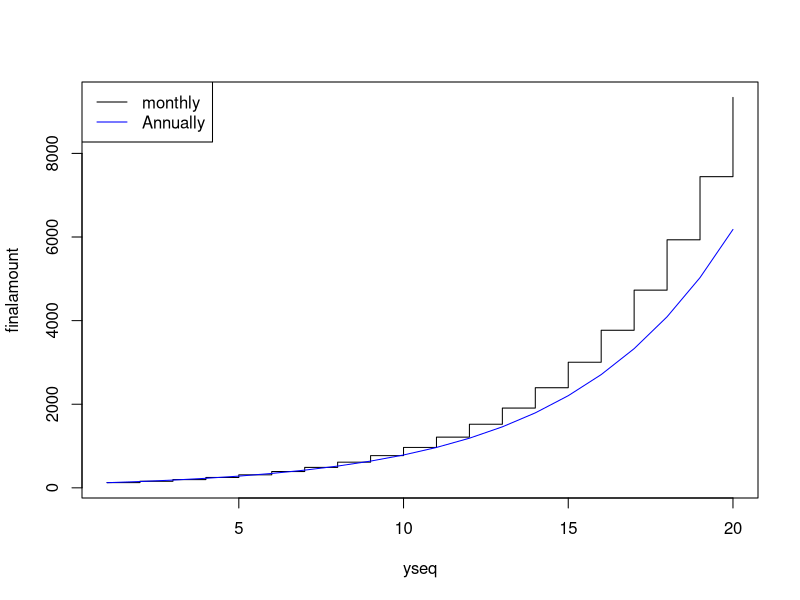

Generate this figure with R:
#a code ----

accann <- function(P, i, t = 12, y, plotit = TRUE,...) {
      #To store the values per year
      yseq <- 1:y
      finalamount <- P * (1 + i / (100 * t)) ^ (t * yseq)
      
      if (plotit == T) {
            plotgraph<-plot(yseq, finalamount, type = "s",...)
      } else{
            return(finalamount)
      }
}
#questions ----
#i
accann(5000,4.4,y=10,plotit=F)[10]
#ii
accann(100,22.9,y=20)
#iii
comp1<-accann(P=100,i=22.9,t=1,y=20,plotit=F)
plotlines<-lines(1:20,comp1,col = "blue")
legend("topleft",c("monthly","Annually"),col=c("black","blue"),lty=c(1,1))

#b 
quad<-function(k1,k2,k3){
      if(any(missing(k1),missing(k2),missing(k3))){
            return("Missing Values!")
      }
      if(((k2^2)-(4*k1*k3))<0){
            return("No possible solution")
      }
      if(((k2^2)-(4*k1*k3))==0){
            return(-k2/(2*k1))
      }else{
            x1<-(-k2-((k2^2)-(4*k1*k3))^0.5)/(2*k1)
            x2<-(-k2+((k2^2)-(4*k1*k3))^0.5)/(2*k1)
            return(cat(x1,x2))
      }
}

